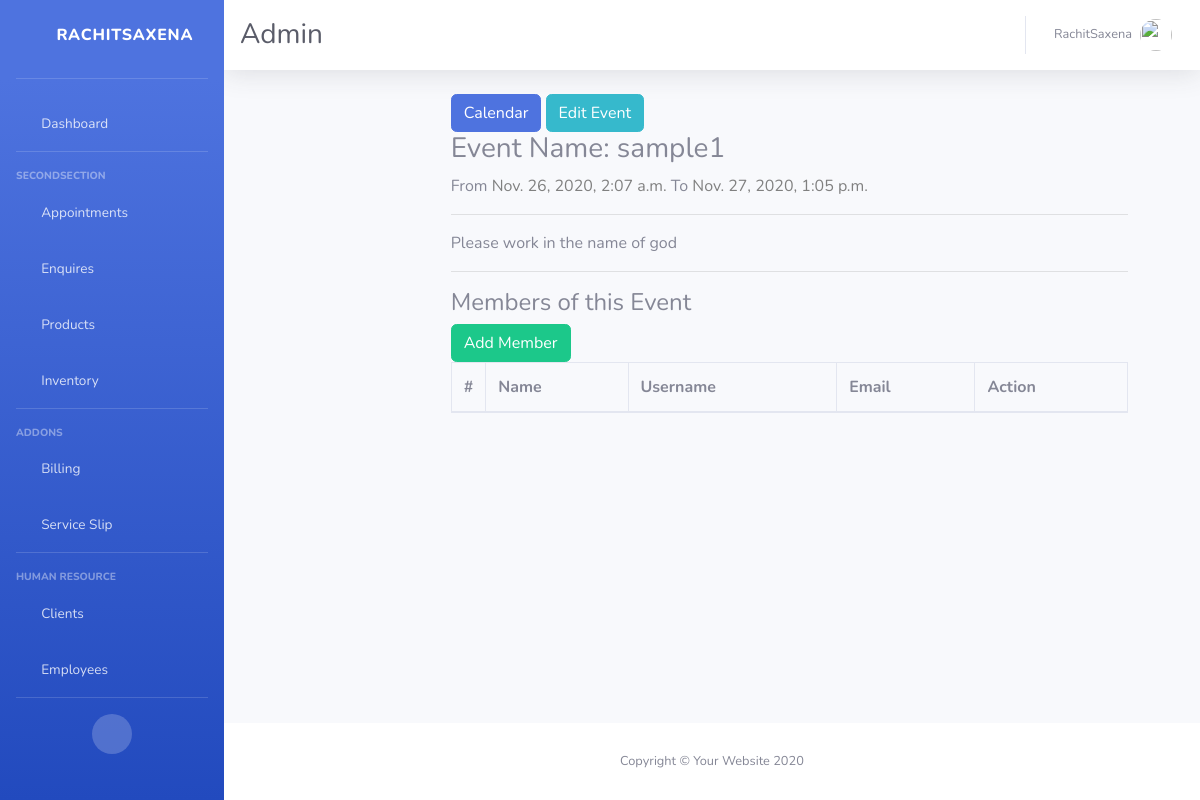
Page /event/1/details/ (signed in) on the committed database.
### calendarapp/models.py (models this page shows, shortened)
class Event(models.Model):
    user = models.ForeignKey(User, on_delete=models.CASCADE)
    title = models.CharField(max_length=200, unique=True)
    description = models.TextField()
    start_time = models.DateTimeField()
    end_time = models.DateTimeField()
    created_date = models.DateTimeField(auto_now_add=True)

### calendarapp/views.py (the view)
# urls.py: path('event/<int:event_id>/details/', views.event_details, name='event-detail'),
@login_required(login_url='signup')
def event_details(request, event_id):
    event = Event.objects.get(id=event_id)
    eventmember = EventMember.objects.filter(event=event)
    context = {
        'event': event,
        'eventmember': eventmember
    }
    return render(request, 'basic/calander/event-details.html', context)

### basic/templates/basic/calander/event-details.html (shortened to what this page needs)
{% extends 'basic/base.html' %}
{% block content %}
<main role="main" class="col-md-9 ml-sm-auto col-lg-10 px-md-4">
    <div class="container">
        <div class="clearfix">
            <a class="btn btn-primary left" href="{% url 'calendarapp:calendar' %}"> Calendar </a>
            <a class="btn btn-info right mr-2" href="{% url 'calendarapp:event_edit' event.pk %}"> Edit Event </a>
        </div>
        <div class="clearfix">
            <h3>Event Name: {{ event.title }}</h3>
            <p>From <span style="color: gray;">{{ event.start_time }}</span> To <span style="color: gray;">{{ event.end_time }}</span></p>
            <hr>
            <p>{{ event.description }}</p>
        </div>
        <hr>
        <div class="clearfix">
            <h4 class="left" > Members of this Event</h4>
            <a class="btn btn-success right" href="{% url 'calendarapp:add_eventmember' event.id %}"> Add Member </a>
        </div>
        <table class="table table-bordered">
            <thead>
                <tr>
                  <th style="width: 10px">#</th>
                  <th>Name</th>
                  <th>Username</th>
                  <th>Email</th>
                  <th>Action</th>
                </tr>
              </thead>
        </table>
    </div>
</main>
{% endblock %}

### rows in the picture
Event: title "sample1", start_time "Nov. 26, 2020, 2:07 a.m.", end_time "Nov. 27, 2020, 1:05 p.m.", description "Please work in the name of god"
